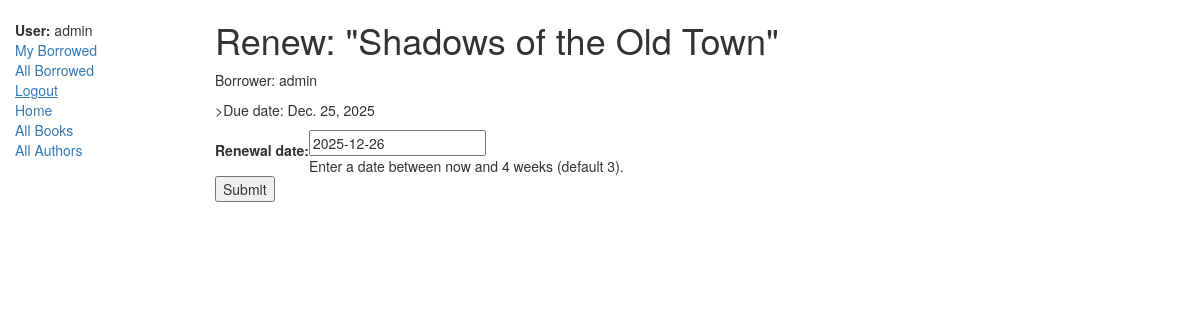
Page /catalog/book/fe7fd8f2-7024-468c-96c4-a7f85c7e8d1e/renew/ (signed in) on the committed database.
### catalog/models.py (models this page shows, shortened)
class BookInstance(models.Model):
    id = models.UUIDField(primary_key=True, default=uuid.uuid4, help_text="Unique ID for this particular book across whole library")
    book = models.ForeignKey('Book', on_delete=models.SET_NULL, null=True)
    imprint = models.CharField(max_length=200)
    due_back = models.DateField(null=True, blank=True)
    borrower = models.ForeignKey(User, on_delete=models.SET_NULL, null=True, blank=True)
    @property
    def is_overdue(self):
        if self.due_back and date.today() > self.due_back:
            return True
        return False
    LOAN_STATUS = (
        ('m', 'Maintenance'),
        ('o', 'On loan'),
        ('a', 'Available'),
        ('r', 'Reserved'),
    )
    status = models.CharField(max_length=1, choices=LOAN_STATUS, blank=True, default='m', help_text='Book availability')
    class Meta:
        ordering = ["due_back"]
        permissions = (("can_mark_returned", "Set book as returned"),)

class Book(models.Model):
    title = models.CharField(max_length=200)
    author = models.ForeignKey('Author', on_delete=models.SET_NULL, null=True)
    summary = models.TextField(max_length=1000, help_text="Enter a brief description of the book")
    isbn = models.CharField('ISBN', max_length=13, unique=True,
                             help_text='13 Character <a href="https://www.isbn-international.org/content/what-isbn">ISBN number</a>')
    genre = models.ManyToManyField(Genre, help_text="Select a genre for this book")
    language = models.ForeignKey('Language', on_delete=models.SET_NULL, null=True, blank=True)
    def display_genre(self):
        """
        Creates a string for the Genre. This is required to display genre in Admin.
        """
        return ', '.join(genre.name for genre in self.genre.all()[:3])
    display_genre.short_description = 'Genre'

### catalog/views.py (the view)
# urls.py: path('book/<uuid:pk>/renew/', views.renew_book_librarian, name='renew-book-librarian'),
@permission_required('catalog.can_mark_returned')
def renew_book_librarian(request, pk):
    book_inst = get_object_or_404(BookInstance, pk=pk)
    if request.method == 'POST':
        form = RenewBookForm(request.POST)
        if form.is_valid():
            book_inst.due_back = form.cleaned_data['renewal_date']
            book_inst.save()
            return HttpResponseRedirect(reverse('all-borrowed') )
    else:
        proposed_renewal_date = datetime.date.today() + datetime.timedelta(weeks=3)
        form = RenewBookForm(initial={'renewal_date': proposed_renewal_date,})
    return render(request, 'catalog/book_renew_librarian.html', {'form': form, 'bookinst':book_inst})

### catalog/forms.py (shortened to what this page needs)
class RenewBookForm(forms.Form):
    renewal_date = forms.DateField(help_text="Enter a date between now and 4 weeks (default 3).")

### catalog/templates/catalog/book_renew_librarian.html (shortened to what this page needs)
{% extends "base_generic.html" %}
{% block content %}
    <h1>Renew: {{bookinst.book.title}}</h1>
    <p>Borrower: {% if bookinst.borrower %}{{ bookinst.borrower.get_username }}{% else %}Не указан{% endif %}</p>
    <p>{% if bookinst.is_overdue %} class="text-danger"{% endif %}>Due date: {{bookinst.due_back}}</p>
    <form action="" method="post">
        <table>
        {{ form }}
        </table>
        <input type="submit" value="Submit" />
    </form>
{% endblock %}

### catalog/templates/base_generic.html (shortened to what this page needs)
<!doctype html>
<html lang="en">
  <head>
    <link rel="stylesheet" href="https://maxcdn.bootstrapcdn.com/bootstrap/3.3.7/css/bootstrap.min.css">
    {% load static %}
    <link rel="stylesheet" href="{% static 'css/styles.css' %}" />
  </head>
  <body>
    <div class="container-fluid">
      <div class="row">
        <div class="col-sm-2">
          {% block sidebar %}
            <ul class="list-unstyled sidebar-nav" style="margin-top: 20px;">
              {% if user.is_authenticated %}
                <li><strong>User:</strong> {{ user.get_username }}</li>
                <li><a href="{% url 'my-borrowed' %}">My Borrowed</a></li>
                {% if perms.catalog.can_mark_returned %}
                  <li><a href="{% url 'all-borrowed' %}">All Borrowed</a></li>
                {% endif %}
                <li>
                  <form method="post" action="{% url 'logout' %}" style="display: inline;">
                    <button type="submit" style="
                      background: none;
                      border: none;
                      padding: 0;
                      color: #337ab7;
                      text-decoration: underline;
                      cursor: pointer;
                      font-size: 14px;
                      text-align: left;
                    ">Logout</button>
                  </form>
                </li>
              {% else %}
                <li><a href="{% url 'login' %}?next={{ request.path }}">Login</a></li>
              {% endif %}
              <li><a href="{% url 'index' %}">Home</a></li>
              <li><a href="{% url 'books' %}">All Books</a></li>
              <li><a href="{% url 'authors' %}">All Authors</a></li>
            </ul>
          {% endblock %}
        </div>
        <div class="col-sm-10">
          {% block content %}{% endblock %}
        </div>
      </div>
    </div>
  </body>
</html>

### catalog/templates/static/css/styles.css (style rules this page uses)
.sidebar-nav { margin-top: 20px; padding: 0; list-style: none; }

### rows in the picture
BookInstance: book "\"Shadows of the Old Town\"", borrower.get_username "admin", due_back "Dec. 25, 2025"

### other values in the picture
{{ user.get_username }} "admin"
